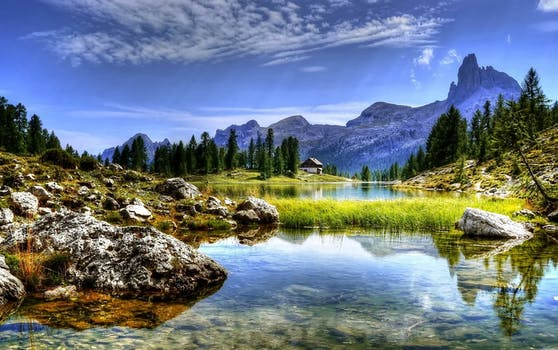
#> input picture landscape.jpeg, 558 x 350 px
$ python 'Making shapes.py'
#> lines starting #> are read from the running program, lines starting #| are printed output that depends on the picture; after the words box and inside, x2 and y2 are one past the last pixel; in counts of white or black regions, pixels touching at a corner belong together
import cv2
import numpy as np

img = cv2.imread("landscape.jpeg")
#> img is the input picture: shape (350, 558, 3); mean B, G, R 131.7, 120.3, 107.6

square = np.zeros((300, 300), np.uint8)
cv2.rectangle(square, (50, 50), (250, 250), 255, -2)
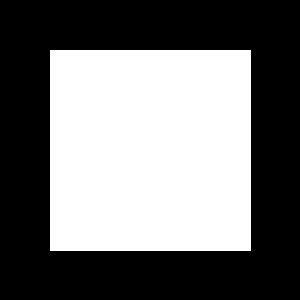
#> square: shape (300, 300); 44.9% white; 1 white region, box (x1, y1, x2, y2) and area: (50, 50, 251, 251) 40401
cv2.imshow("Square", square)

ellipse = np.zeros((300, 300), np.uint8)
cv2.ellipse(ellipse, (150, 150), (150, 150), 30, 0, 180, 255, -1)
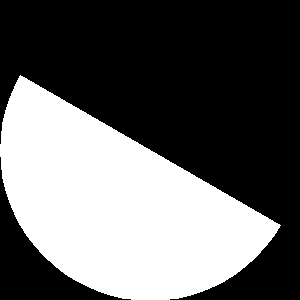
#> ellipse: shape (300, 300); 39.6% white; 1 white region, box (x1, y1, x2, y2) and area: (0, 75, 281, 300) 35626
cv2.imshow("Ellipse", ellipse)

cv2.waitKey(0)
cv2.destroyAllWindows()
